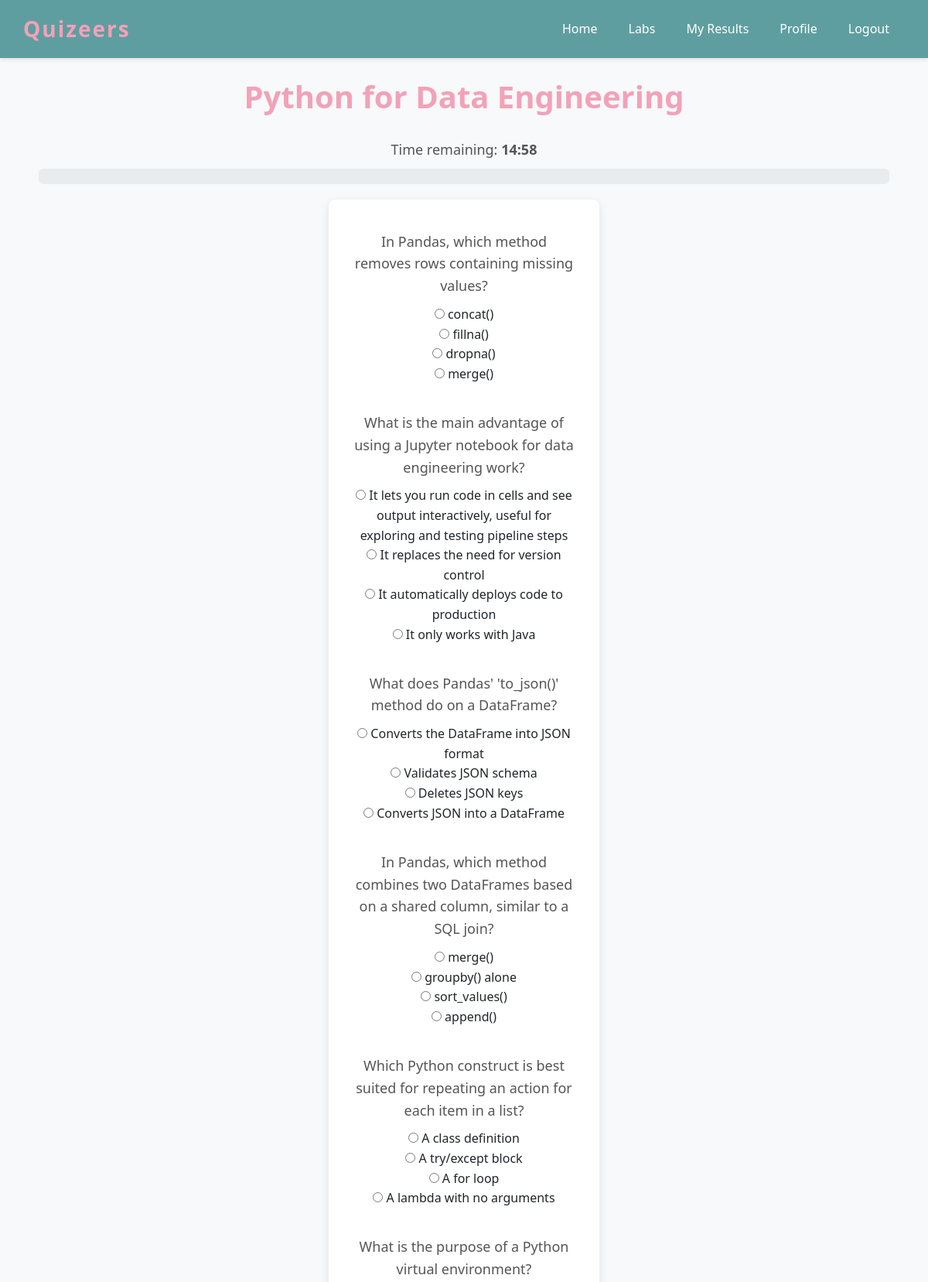
Screenshot of /quiz/2 (signed in, upper part) with the database file from the repository.
### app.py (models this page shows)
class Quiz(db.Model):
    id = db.Column(db.Integer, primary_key=True)
    title = db.Column(db.String(255), nullable=False)
    description = db.Column(db.Text, default="")
    is_deleted = db.Column(db.Boolean, default=False)
    category = db.Column(db.String(100), default="General")
    difficulty = db.Column(db.String(20), default="Medium")
    time_limit_minutes = db.Column(db.Integer, nullable=True)
    max_attempts = db.Column(db.Integer, nullable=True)
    shuffle_questions = db.Column(db.Boolean, default=True)
    questions = db.relationship(
        "Question", backref="quiz", lazy=True, cascade="all, delete-orphan"
    )

class Question(db.Model):
    id = db.Column(db.Integer, primary_key=True)
    quiz_id = db.Column(db.Integer, db.ForeignKey("quiz.id"), nullable=False)
    text = db.Column(db.Text, nullable=False)
    correct_answer = db.Column(db.String(1), nullable=False)
    answers = db.relationship(
        "Answer", backref="question", lazy=True, cascade="all, delete-orphan",
        order_by="Answer.letter"
    )

class Answer(db.Model):
    id = db.Column(db.Integer, primary_key=True)
    question_id = db.Column(db.Integer, db.ForeignKey("question.id"), nullable=False)
    text = db.Column(db.String(500), nullable=False)
    letter = db.Column(db.String(1), nullable=False)  # 'A', 'B', 'C', 'D'

### app.py (the view, shortened to what this page needs)
@app.route("/quiz/<int:quiz_id>", methods=["GET", "POST"])
@login_required
def take_quiz(quiz_id):
    quiz = db.get_or_404(Quiz, quiz_id)
    attempts_used = Result.query.filter_by(user_id=current_user.id, quiz_id=quiz.id).count()
    if quiz.max_attempts and attempts_used >= quiz.max_attempts and request.method == "GET":
        flash(
            f"You've used all {quiz.max_attempts} attempt(s) for this quiz.",
            "error",
        )
        return redirect(url_for("user_view_results"))
    questions = list(quiz.questions)
    if quiz.shuffle_questions:
        random.shuffle(questions)
        questions = [_with_shuffled_answers(q) for q in questions]
    return render_template(
        "take_quiz.html",
        quiz=quiz,
        questions=questions,
        attempts_used=attempts_used,
    )

### app.py (called while the page is built)
@login_manager.user_loader
def load_user(user_id):
    return db.session.get(User, int(user_id))

def _with_shuffled_answers(question):
    shuffled = random.sample(question.answers, k=len(question.answers))
    return SimpleNamespace(id=question.id, text=question.text, answers=shuffled)

### templates/take_quiz.html (shortened to what this page needs)
{% extends 'base.html' %}
{% block content %}
    <h1>{{ quiz.title }}</h1>
    {% if quiz.time_limit_minutes %}
        <p style="text-align:center;">
            Time remaining: <strong id="time-remaining">{{ quiz.time_limit_minutes }}:00</strong>
        </p>
    {% endif %}
    <div class="progress" style="height: 20px; margin-bottom: 20px;">
    </div>
    <form method="POST" id="quiz-form">
        {% for question in questions %}
            <p>{{ question.text }}</p>
            {% for answer in question.answers %}
                <input type="radio" class="quiz-radio" name="question_{{ question.id }}" value="{{ answer.text }}"> {{ answer.text }}<br>
            {% endfor %}
            <br>
        {% endfor %}
    </form>
    <br>
{% endblock %}

### static/css/styles.css (style rules this page uses)
body { font-family: 'Segoe UI', Tahoma, Geneva, Verdana, sans-serif; margin: 0; padding: 0; background-color: #f8f9fa; line-height: 1.6; }
h1 { font-family: 'Segoe UI', Tahoma, Geneva, Verdana, sans-serif; font-weight: 700; color: #f2a2b8; text-align: center; margin-bottom: 30px; }
main p { font-size: 18px; margin: 10px 0; color: #555; }
form { background-color: white; padding: 30px; margin: 0 auto; width: 350px; border-radius: 8px; box-shadow: 0 4px 12px rgba(0, 0, 0, 0.1); }

### rows the page displays
Quiz: title "Python for Data Engineering"
Question: text "In Pandas, which method removes rows containing missing values?"
Answer: text "concat()"
Answer: text "fillna()"
Answer: text "dropna()"
Answer: text "merge()"
Question: text "What is the main advantage of using a Jupyter notebook for data engineering work?"
Answer: text "It lets you run code in cells and see output interactively, useful for exploring and testing pipeline steps"
Answer: text "It replaces the need for version control"
Answer: text "It automatically deploys code to production"
Answer: text "It only works with Java"
Question: text "What does Pandas' 'to_json()' method do on a DataFrame?"
Answer: text "Converts the DataFrame into JSON format"
Answer: text "Validates JSON schema"
Answer: text "Deletes JSON keys"
Answer: text "Converts JSON into a DataFrame"
Question: text "In Pandas, which method combines two DataFrames based on a shared column, similar to a SQL join?"
Answer: text "merge()"
Answer: text "groupby() alone"
Answer: text "sort_values()"
Answer: text "append()"
Question: text "Which Python construct is best suited for repeating an action for each item in a list?"
Answer: text "A class definition"
Answer: text "A try/except block"
Answer: text "A for loop"
Answer: text "A lambda with no arguments"
Question: text "What is the purpose of a Python virtual environment?"
